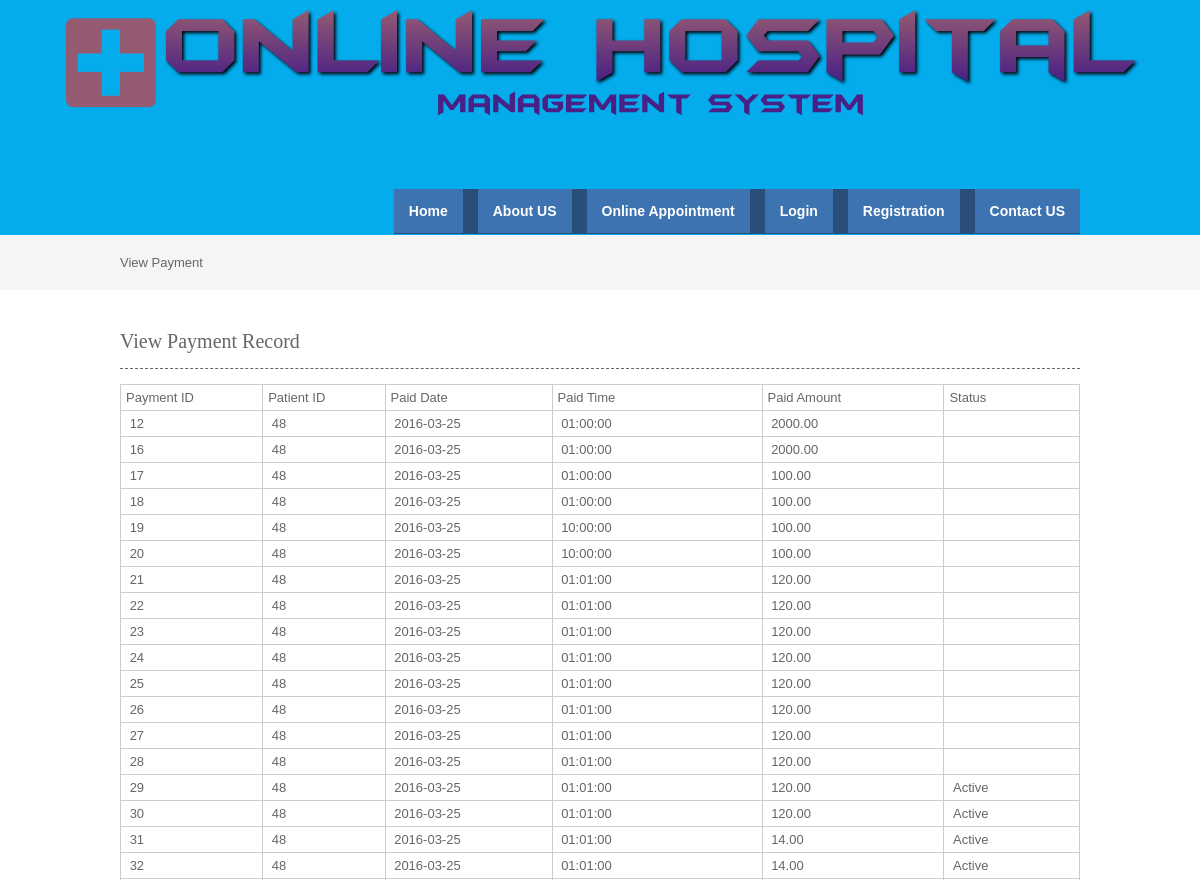
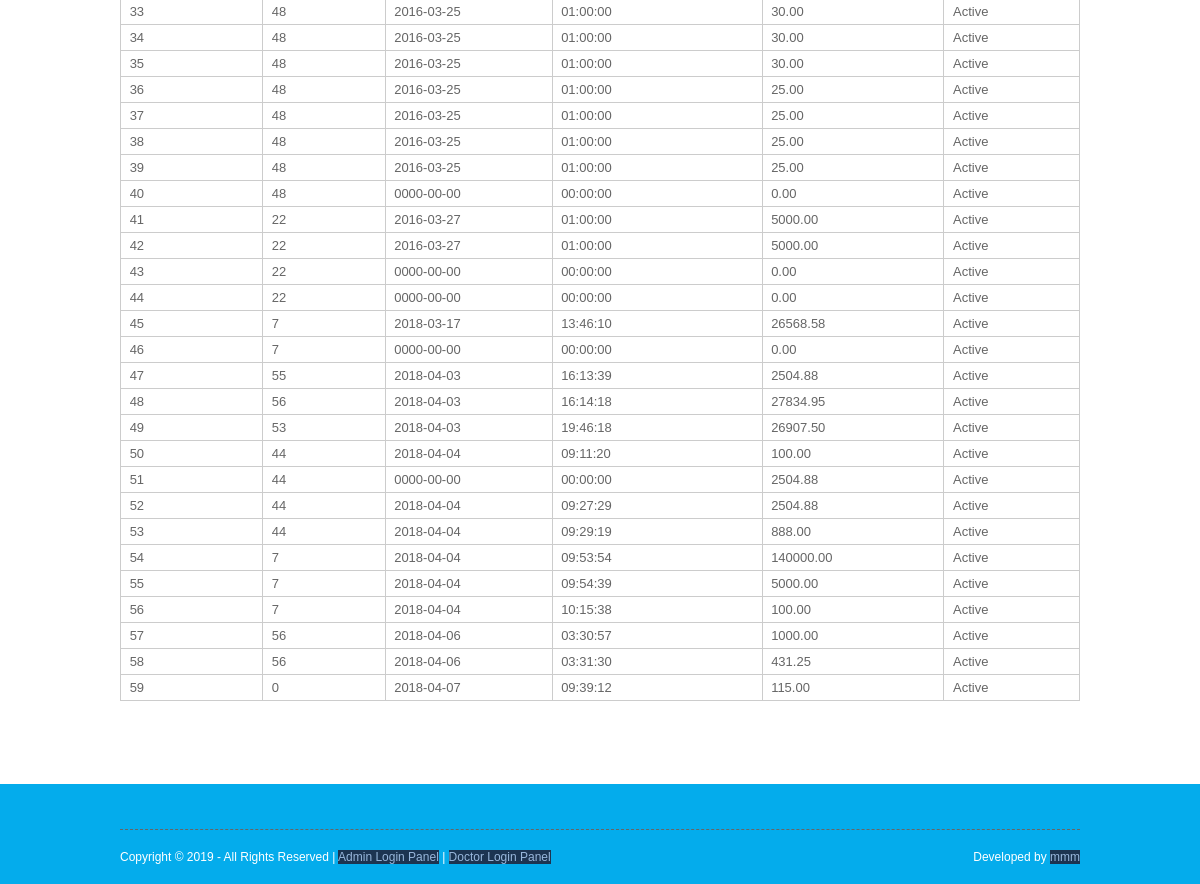
/viewpayment.php, run on the app's committed database (2 pictures, top to bottom).
### tables this page shows
CREATE TABLE `payment` (
  `paymentid` int(10) NOT NULL,
  `patientid` int(10) NOT NULL,
  `appointmentid` int(10) NOT NULL,
  `paiddate` date NOT NULL,
  `paidtime` time NOT NULL,
  `paidamount` float(10,2) NOT NULL,
  `status` varchar(10) NOT NULL,
  `cardholder` varchar(50) NOT NULL,
  `cardnumber` int(25) NOT NULL,
  `cvvno` int(5) NOT NULL,
  `expdate` date NOT NULL
);

### viewpayment.php (the view, shortened to what this page needs)
<?php
include("header.php");
include("dbconnection.php");
?>
<div class="wrapper col2">
  <div id="breadcrumb">View  Payment</div>
</div>
<div class="wrapper col4">
  <div id="container">
    <h1>View Payment Record</h1>
    <table width="558" border="3">
      <tbody>
        <tr>
          <td width="75">Payment ID</td>
          <td width="63">Patient ID</td>
          <td width="90">Paid Date</td>
          <td width="116">Paid Time</td>
          <td width="99">Paid Amount</td>
          <td width="71">Status</td>
        </tr>
         <?php
		$sql ="SELECT * FROM payment";
		$qsql = mysqli_query($con,$sql);
		while($rs = mysqli_fetch_array($qsql))
		{
        echo "<tr>
          <td>&nbsp;$rs[paymentid]</td>
		  <td>&nbsp;$rs[patientid]</td>
          <td>&nbsp;$rs[paiddate]</td>
		  <td>&nbsp;$rs[paidtime]</td>
		  <td>&nbsp;$rs[paidamount]</td>
		  <td>&nbsp;$rs[status]</td>
        </tr>";
		}
		?>
      </tbody>
    </table>
    <p>&nbsp;</p>
  </div>
</div>
<?php
include("footer.php");
?>

### layout/styles/layout.css (style rules this page uses)
html { overflow-y:scroll; }
body { margin:0; padding:0; font-size:13px; font-family:verdana, Arial, Helvetica, sans-serif; color:#FFFFFF; background-color:#4F473A; }
div.wrapper { display:block; width:100%; margin:0; text-align:left; }
.col2 { color:#666666; background-color:#F5F5F5; }
.col3, .col4 { color:#666666; background-color:#FFFFFF; }
#head, #gallery, #breadcrumb, #container, #footer { display:block; position:relative; width:960px; margin:0 auto; }
#breadcrumb { padding:20px 0; }
#container { padding:40px 0; }
#container h1, #container h2, #container h3, #container h4, #container h5, #container h6 { margin:0 0 15px 0; padding:0 0 15px 0; line-height:normal; font-weight:normal; font-size:20px; font-family:Georgia, "Times New Roman", Times, serif; border-bottom:1px dashed #666666; }

### layout/styles/tables.css (style rules this page uses)
table { width:100%; border-collapse:collapse; table-layout:auto; vertical-align:top; margin-bottom:15px; border:1px solid #CCCCCC; }
table tbody td { vertical-align:top; border-collapse:collapse; border-left:1px solid #CCCCCC; border-right:1px solid #CCCCCC; }
table thead th, table tbody td { padding:5px; border-collapse:collapse; }

### data on the page
payment: paymentid "12", patientid "48", paiddate "2016-03-25", paidtime "01:00:00", paidamount "2000.00"
payment: paymentid "16", patientid "48", paiddate "2016-03-25", paidtime "01:00:00", paidamount "2000.00"
payment: paymentid "17", patientid "48", paiddate "2016-03-25", paidtime "01:00:00", paidamount "100.00"
payment: paymentid "18", patientid "48", paiddate "2016-03-25", paidtime "01:00:00", paidamount "100.00"
payment: paymentid "19", patientid "48", paiddate "2016-03-25", paidtime "10:00:00", paidamount "100.00"
payment: paymentid "20", patientid "48", paiddate "2016-03-25", paidtime "10:00:00", paidamount "100.00"
payment: paymentid "21", patientid "48", paiddate "2016-03-25", paidtime "01:01:00", paidamount "120.00"
payment: paymentid "22", patientid "48", paiddate "2016-03-25", paidtime "01:01:00", paidamount "120.00"
payment: paymentid "23", patientid "48", paiddate "2016-03-25", paidtime "01:01:00", paidamount "120.00"
payment: paymentid "24", patientid "48", paiddate "2016-03-25", paidtime "01:01:00", paidamount "120.00"
payment: paymentid "25", patientid "48", paiddate "2016-03-25", paidtime "01:01:00", paidamount "120.00"
payment: paymentid "26", patientid "48", paiddate "2016-03-25", paidtime "01:01:00", paidamount "120.00"
payment: paymentid "27", patientid "48", paiddate "2016-03-25", paidtime "01:01:00", paidamount "120.00"
payment: paymentid "28", patientid "48", paiddate "2016-03-25", paidtime "01:01:00", paidamount "120.00"
payment: paymentid "29", patientid "48", paiddate "2016-03-25", paidtime "01:01:00", paidamount "120.00", status "Active"
payment: paymentid "30", patientid "48", paiddate "2016-03-25", paidtime "01:01:00", paidamount "120.00", status "Active"
payment: paymentid "31", patientid "48", paiddate "2016-03-25", paidtime "01:01:00", paidamount "14.00", status "Active"
payment: paymentid "32", patientid "48", paiddate "2016-03-25", paidtime "01:01:00", paidamount "14.00", status "Active"
payment: paymentid "33", patientid "48", paiddate "2016-03-25", paidtime "01:00:00", paidamount "30.00", status "Active"
payment: paymentid "34", patientid "48", paiddate "2016-03-25", paidtime "01:00:00", paidamount "30.00", status "Active"
payment: paymentid "35", patientid "48", paiddate "2016-03-25", paidtime "01:00:00", paidamount "30.00", status "Active"
payment: paymentid "36", patientid "48", paiddate "2016-03-25", paidtime "01:00:00", paidamount "25.00", status "Active"
payment: paymentid "37", patientid "48", paiddate "2016-03-25", paidtime "01:00:00", paidamount "25.00", status "Active"
payment: paymentid "38", patientid "48", paiddate "2016-03-25", paidtime "01:00:00", paidamount "25.00", status "Active"
payment: paymentid "39", patientid "48", paiddate "2016-03-25", paidtime "01:00:00", paidamount "25.00", status "Active"
payment: paymentid "40", patientid "48", paiddate "0000-00-00", paidtime "00:00:00", paidamount "0.00", status "Active"
payment: paymentid "41", patientid "22", paiddate "2016-03-27", paidtime "01:00:00", paidamount "5000.00", status "Active"
payment: paymentid "42", patientid "22", paiddate "2016-03-27", paidtime "01:00:00", paidamount "5000.00", status "Active"
payment: paymentid "43", patientid "22", paiddate "0000-00-00", paidtime "00:00:00", paidamount "0.00", status "Active"
payment: paymentid "44", patientid "22", paiddate "0000-00-00", paidtime "00:00:00", paidamount "0.00", status "Active"
payment: paymentid "45", patientid "7", paiddate "2018-03-17", paidtime "13:46:10", paidamount "26568.58", status "Active"
payment: paymentid "46", patientid "7", paiddate "0000-00-00", paidtime "00:00:00", paidamount "0.00", status "Active"
payment: paymentid "47", patientid "55", paiddate "2018-04-03", paidtime "16:13:39", paidamount "2504.88", status "Active"
payment: paymentid "48", patientid "56", paiddate "2018-04-03", paidtime "16:14:18", paidamount "27834.95", status "Active"
payment: paymentid "49", patientid "53", paiddate "2018-04-03", paidtime "19:46:18", paidamount "26907.50", status "Active"
payment: paymentid "50", patientid "44", paiddate "2018-04-04", paidtime "09:11:20", paidamount "100.00", status "Active"
payment: paymentid "51", patientid "44", paiddate "0000-00-00", paidtime "00:00:00", paidamount "2504.88", status "Active"
payment: paymentid "52", patientid "44", paiddate "2018-04-04", paidtime "09:27:29", paidamount "2504.88", status "Active"
payment: paymentid "53", patientid "44", paiddate "2018-04-04", paidtime "09:29:19", paidamount "888.00", status "Active"
payment: paymentid "54", patientid "7", paiddate "2018-04-04", paidtime "09:53:54", paidamount "140000.00", status "Active"
payment: paymentid "55", patientid "7", paiddate "2018-04-04", paidtime "09:54:39", paidamount "5000.00", status "Active"
payment: paymentid "56", patientid "7", paiddate "2018-04-04", paidtime "10:15:38", paidamount "100.00", status "Active"
payment: paymentid "57", patientid "56", paiddate "2018-04-06", paidtime "03:30:57", paidamount "1000.00", status "Active"
payment: paymentid "58", patientid "56", paiddate "2018-04-06", paidtime "03:31:30", paidamount "431.25", status "Active"
payment: paymentid "59", patientid "0", paiddate "2018-04-07", paidtime "09:39:12", paidamount "115.00", status "Active"
